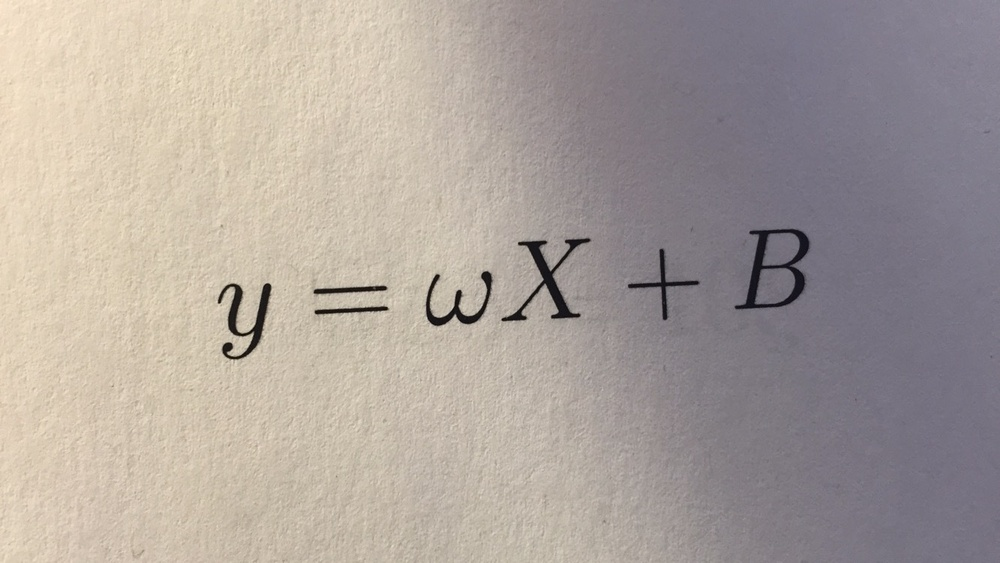
%> input picture actual_code/Equations/Images/eq1_hr.jpg, 1000 x 563 px, shrunk from 1333 x 750 before the run
$ octave --eval "result = deskew2(rgb2gray(imread('Equations/Images/eq1_hr.jpg')));"   (GNU Octave 9; MATLAB toolbox functions it lacks are replaced by stand-ins)
%> lines starting %> are read from the running program, lines starting %| are printed output that depends on the picture; in (x1, y1, x2, y2) boxes, pixels count from 0 and x2, y2 are one past the last pixel; in counts of white or black regions, pixels touching at a corner belong together; the program's own positions count from 1
function [ deskew_img, deskewing_angle ] = deskew2(bw_img)
edges = edge(bw_img);
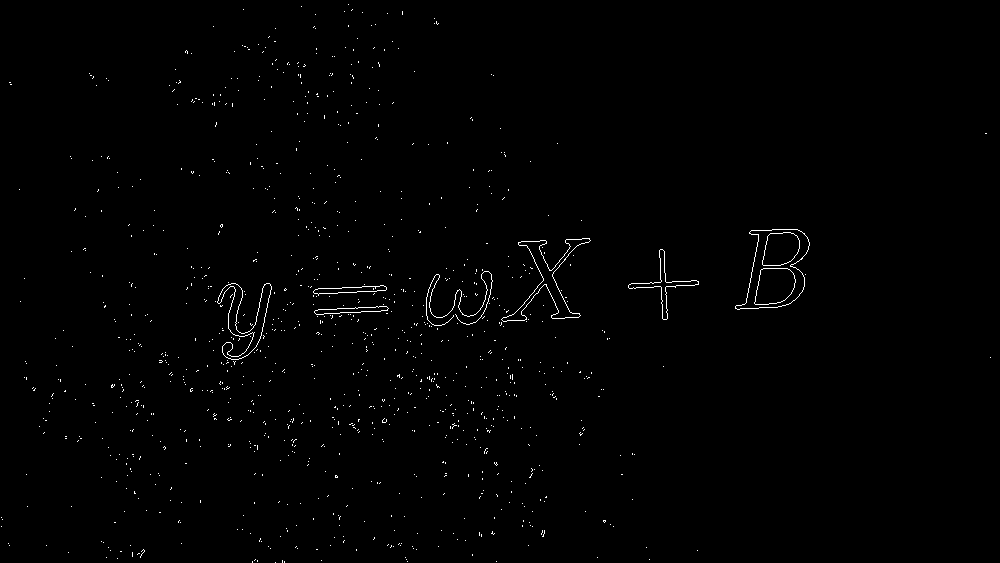
%> edges: size 563x1000 logical; 0.71% white in thin lines or dots
[H,T,~] = hough(edges,'RhoResolution',1,'ThetaResolution', 0.1 );
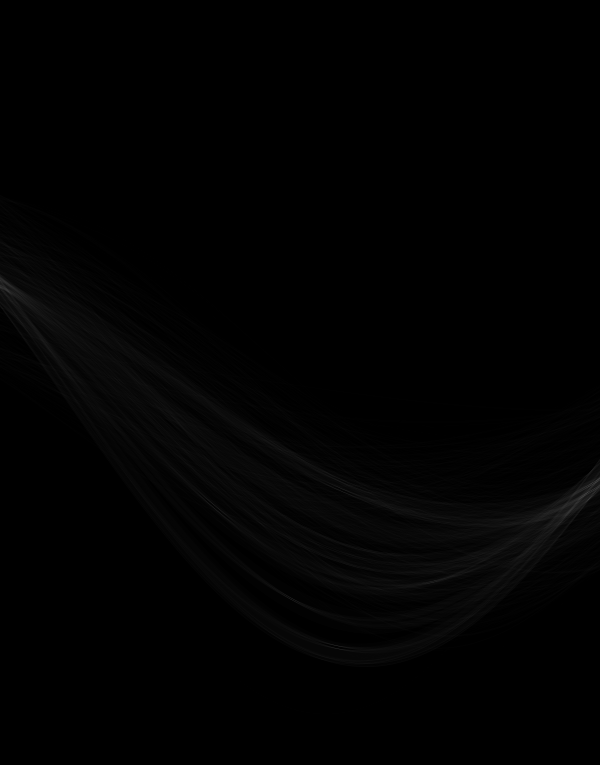
%> H: size 2295x1800 double (shown at 1/3 size); min 0, max 105, mean 1.8
%> T = 1800 values from -90 to 89.9

%%hough transformation
P = houghpeaks(H,4);
%> P = [1479 1762; 1453 1771; 1447 1790; 1478 1784]

orientations = P(:,2);
%> orientations = [1762; 1771; 1790; 1784]
% If all orientations are unique, take the top choice
if length(unique(orientations)) == 4
    dominant_orientation = orientations(1);
%> dominant_orientation = 1762
else
    dominant_orientation = mode(P(:,2));
end

% The dominant orientation will be detected as the complement of the
% skewing angle. Subtract 90 degrees to get the deskewing angle.
% (Subtracting from 90 gets the skewing angle. Deskewing angle is the
% negative of that.)
deskewing_angle = T(dominant_orientation)-90;
%> deskewing_angle = -3.9

% Limit angle  to -45  to 45
while(abs(deskewing_angle) > 45)
    deskewing_angle = deskewing_angle - sign(deskewing_angle)*90;
end
%> this loop made 0 passes

%% Perform the deskewing
deskew_img = imrotate(bw_img,deskewing_angle,'bilinear');
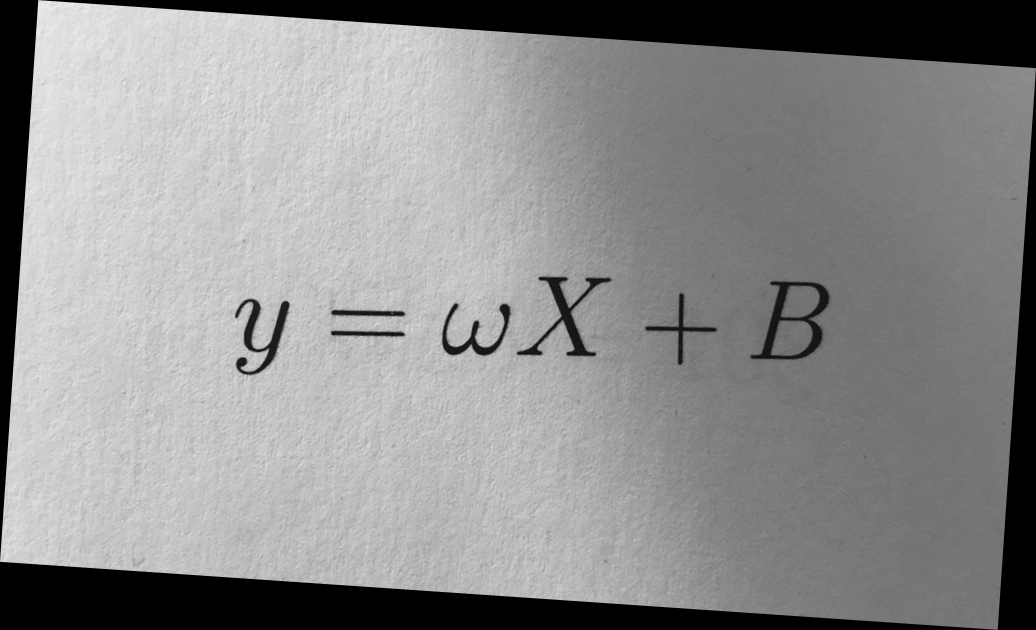
%> deskew_img: size 630x1036 uint8; min 0, max 237, mean 141.4

    Mrot = ~imrotate(true(size(bw_img)),deskewing_angle,'bilinear');
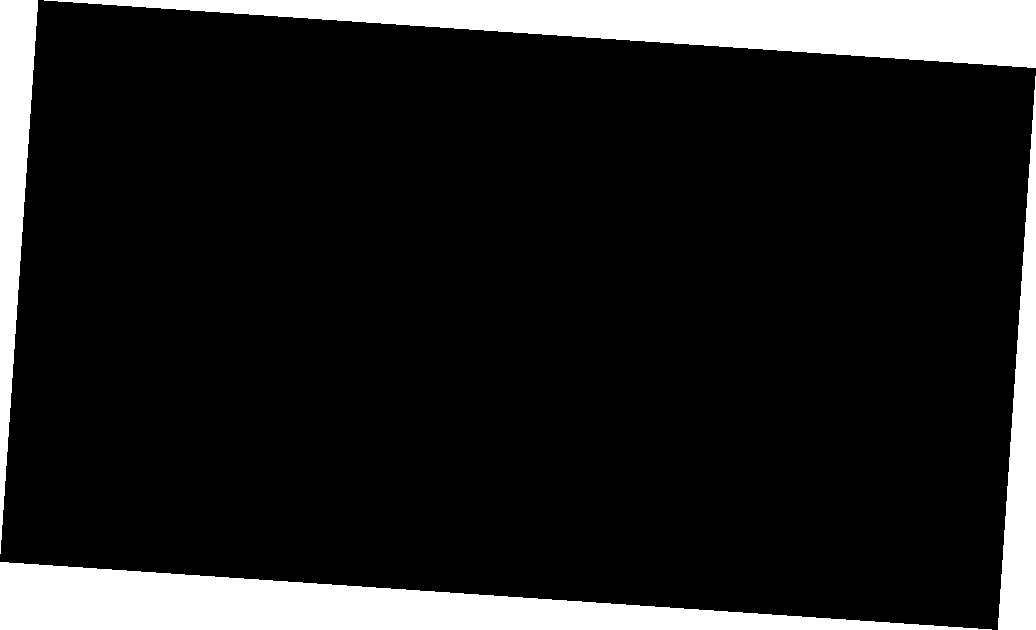
%> Mrot: size 630x1036 logical; 13.7% white; 4 white regions, box (x1, y1, x2, y2) and area: (44, 0, 1036, 68) 34060, (0, 562, 992, 630) 34060, (0, 0, 38, 554) 10754, (998, 76, 1036, 630) 10754
    deskew_img(Mrot&~imclearborder(Mrot)) = true;
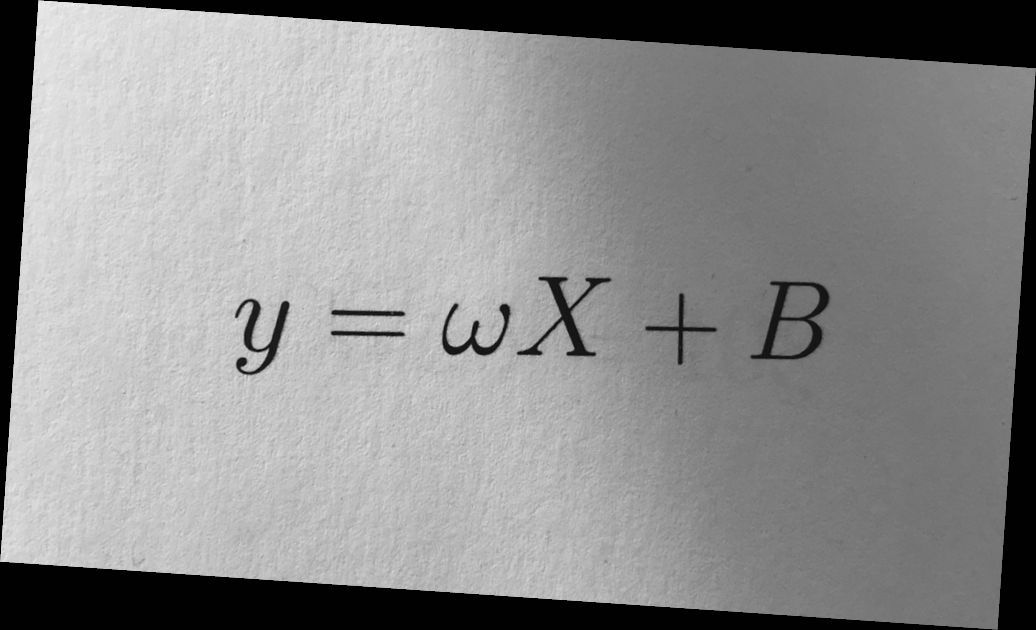
%> deskew_img: size 630x1036 uint8; 13.73% of pixels changed, all inside (x1, y1, x2, y2) = (0, 0, 1036, 630)

end

$ run again, on actual_code/Equations/Images/eq2_hr.jpg
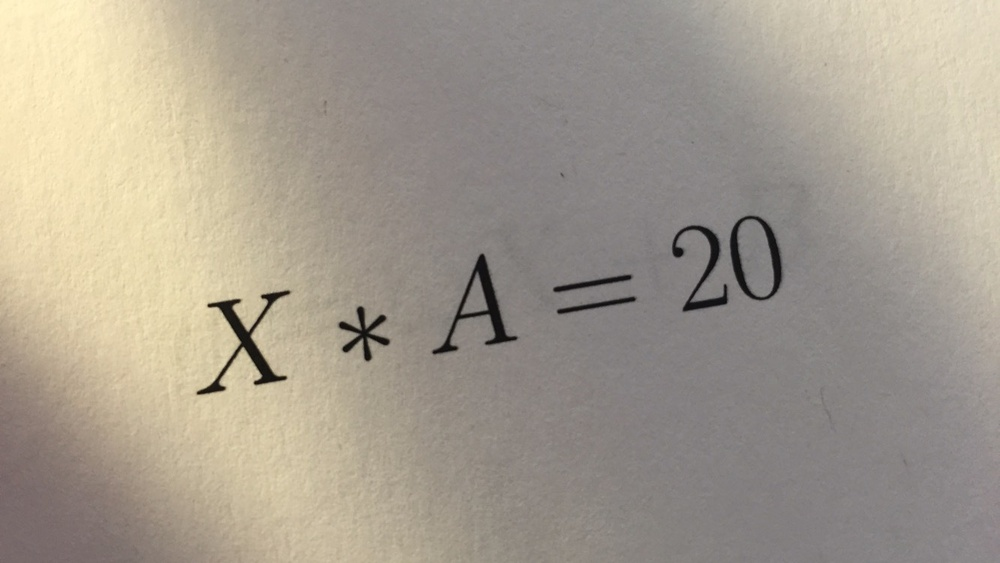
%> input picture actual_code/Equations/Images/eq2_hr.jpg, 1000 x 563 px, shrunk from 1333 x 750 before the run
%> in deskew2, `edges = edge(bw_img);`:
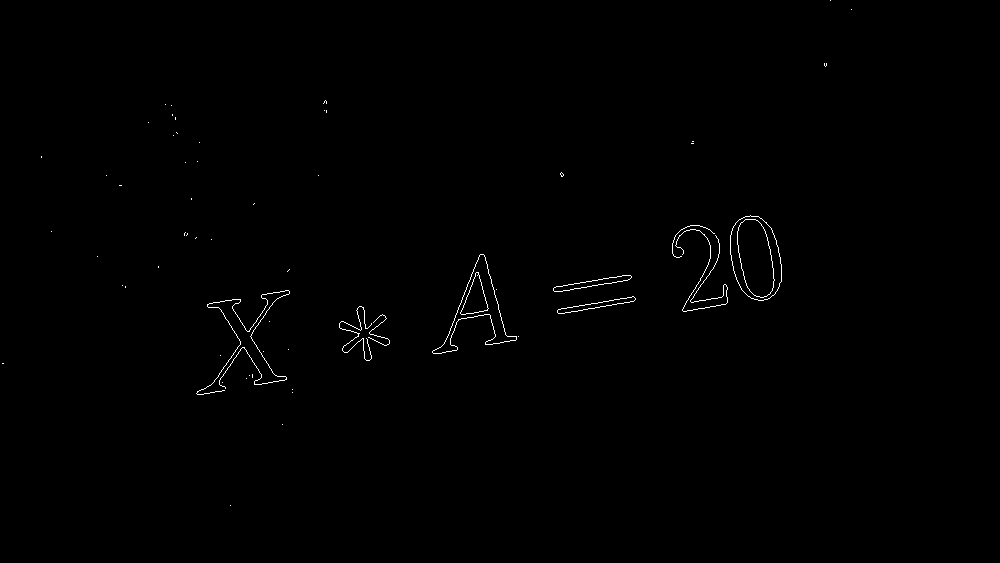
%> edges: size 563x1000 logical; 0.42% white in thin lines or dots, all inside (x1, y1, x2, y2) = (2, 0, 852, 506)
%> T = 1800 values from -90 to 89.9
%> P = [1570 1704; 1542 1709; 1687 1115; 1548 749]
%> orientations = [1704; 1709; 1115; 749]
%> dominant_orientation = 1704
%> deskewing_angle = -9.7
%> in deskew2, `Mrot = ~imrotate(true(size(bw_img)),deskewing_angle,'bilinear');`:
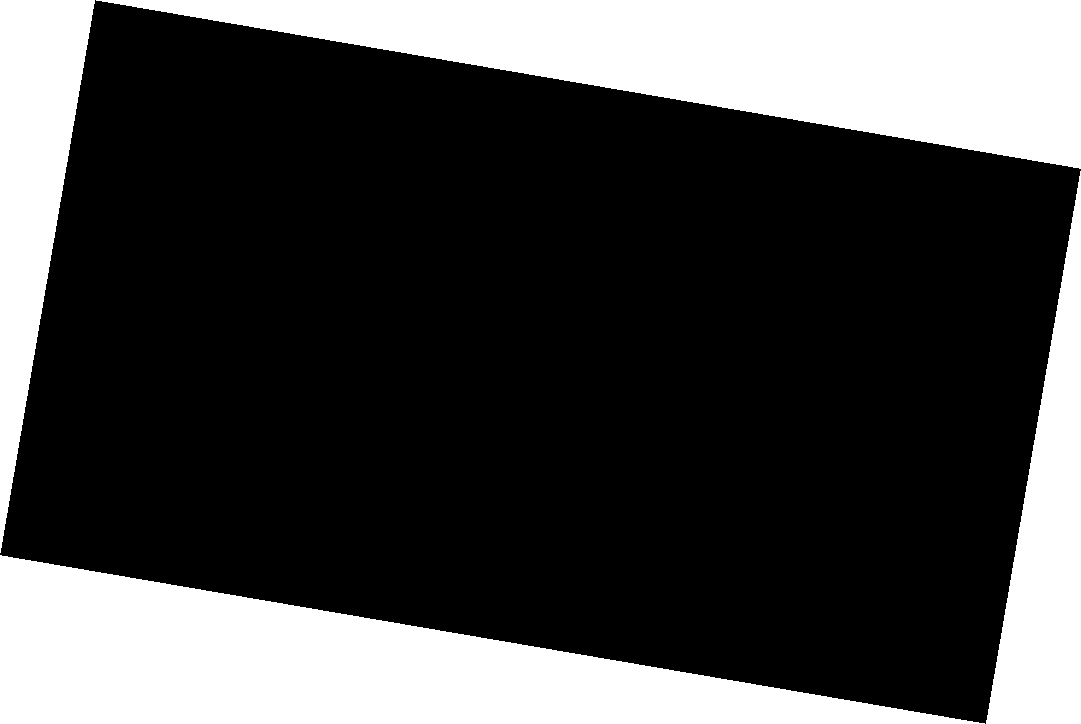
%> Mrot: size 724x1081 logical; 28.1% white; 4 white regions, box (x1, y1, x2, y2) and area: (96, 0, 1081, 169) 83339, (0, 555, 985, 724) 83339, (0, 0, 95, 553) 26460, (986, 171, 1081, 724) 26460

$ run again, on actual_code/Equations/Images/eq3_hr.jpg
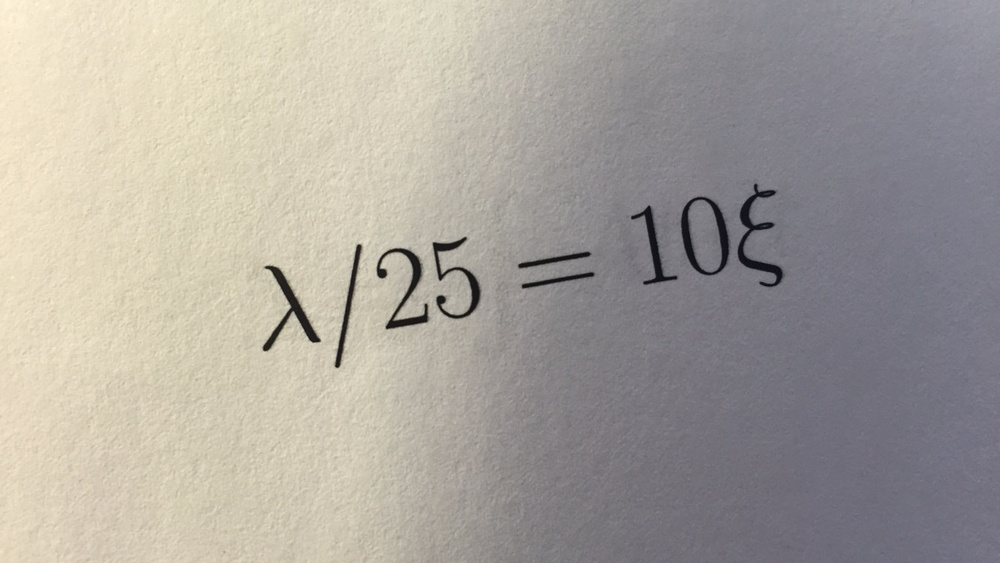
%> input picture actual_code/Equations/Images/eq3_hr.jpg, 1000 x 563 px, shrunk from 1333 x 750 before the run
%> in deskew2, `edges = edge(bw_img);`:
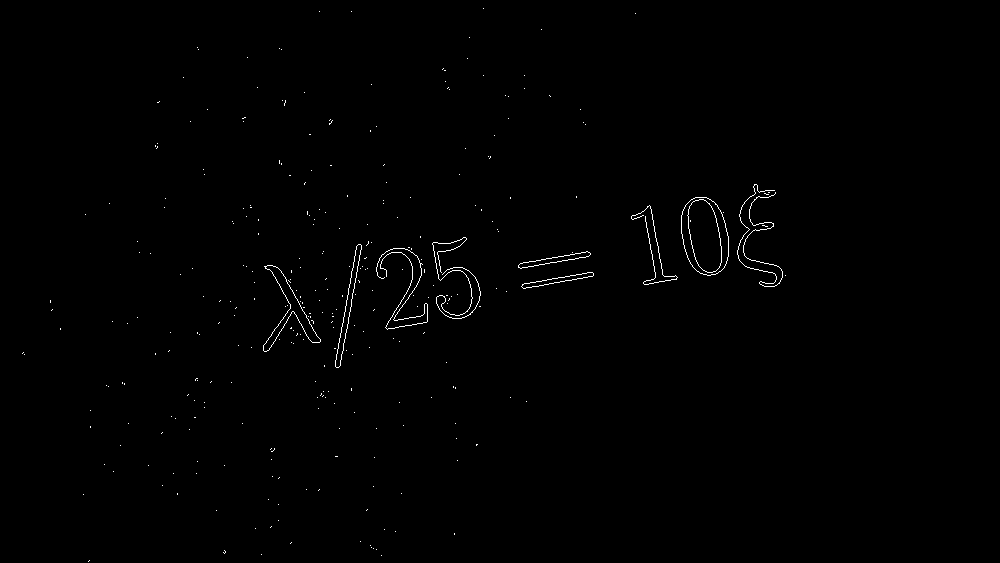
%> edges: size 563x1000 logical; 0.51% white in thin lines or dots, all inside (x1, y1, x2, y2) = (22, 8, 786, 562)
%> T = 1800 values from -90 to 89.9
%> P = [1547 1003; 1525 1698; 1493 1706; 1476 1725]
%> orientations = [1003; 1698; 1706; 1725]
%> dominant_orientation = 1003
%> in deskew2, `deskewing_angle = T(dominant_orientation)-90;`: deskewing_angle = -79.8
%> the loop in deskew2, `while(abs(deskewing_angle) > 45)` made 1 pass
%> deskewing_angle on pass 1: 10.2
%> in deskew2, `Mrot = ~imrotate(true(size(bw_img)),deskewing_angle,'bilinear');`:
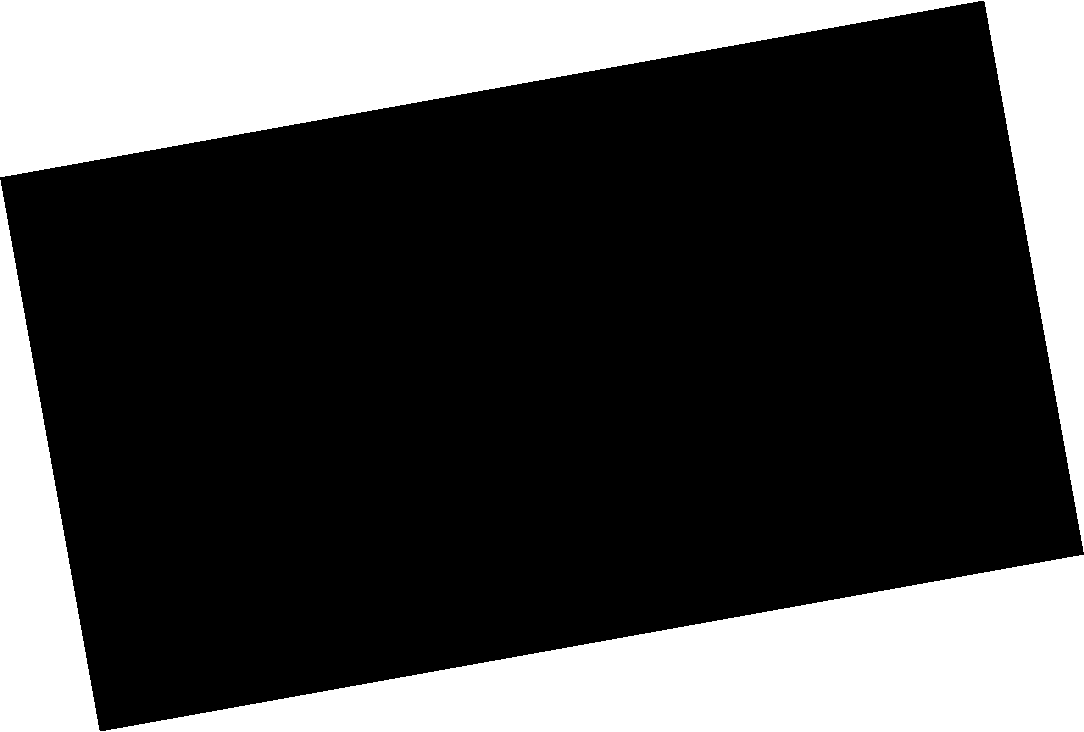
%> Mrot: size 732x1084 logical; 29% white; 2 white regions, box (x1, y1, x2, y2) and area: (0, 0, 1084, 552) 115220, (0, 180, 1084, 732) 115220

$ run again, on actual_code/Equations/Images/eq5_hr.jpg
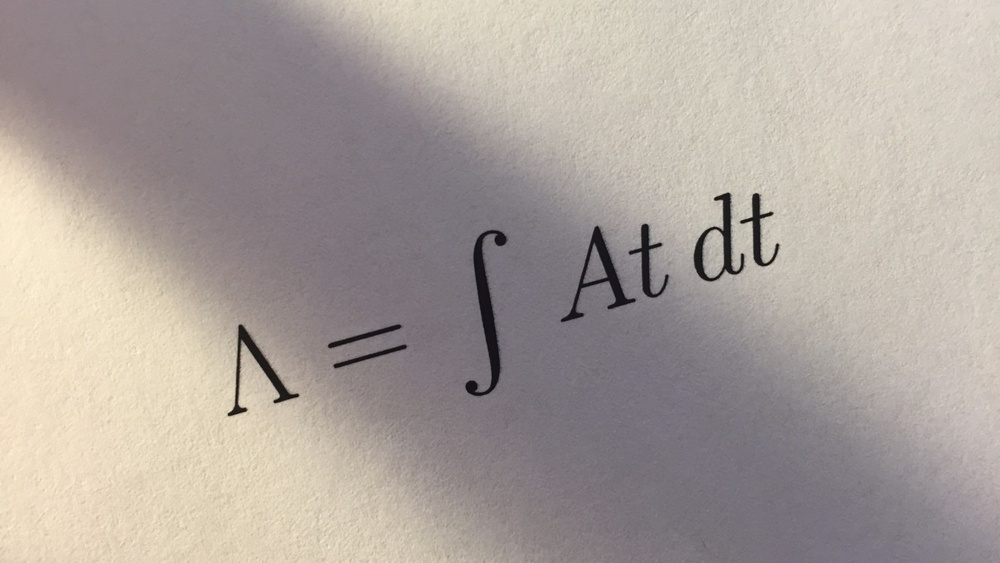
%> input picture actual_code/Equations/Images/eq5_hr.jpg, 1000 x 563 px, shrunk from 1333 x 750 before the run
%> in deskew2, `edges = edge(bw_img);`:
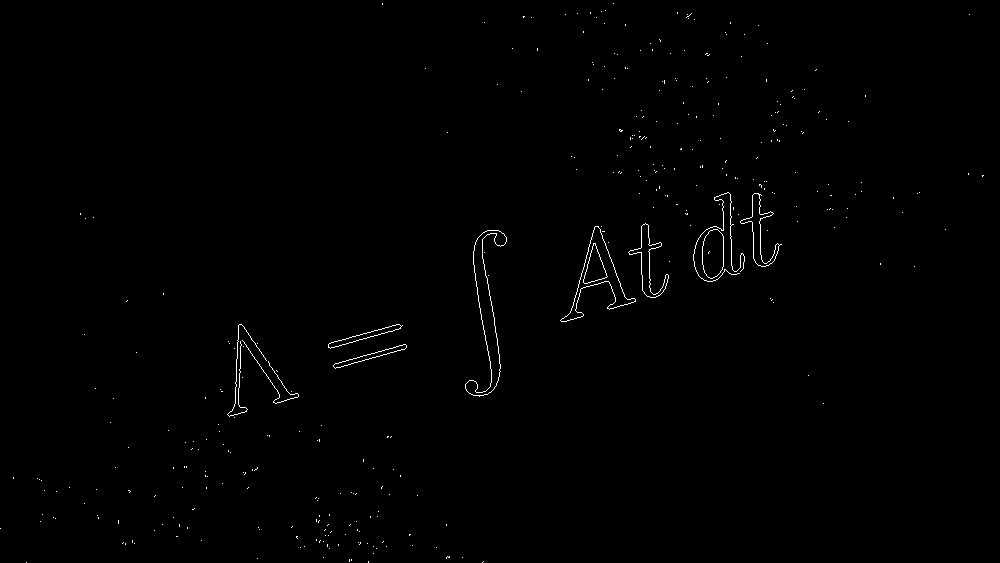
%> edges: size 563x1000 logical; 0.52% white in thin lines or dots
%> T = 1800 values from -90 to 89.9
%> P = [1610 1644; 1571 1636; 1570 805; 1781 1055]
%> orientations = [1644; 1636; 805; 1055]
%> dominant_orientation = 1644
%> deskewing_angle = -15.7
%> in deskew2, `Mrot = ~imrotate(true(size(bw_img)),deskewing_angle,'bilinear');`:
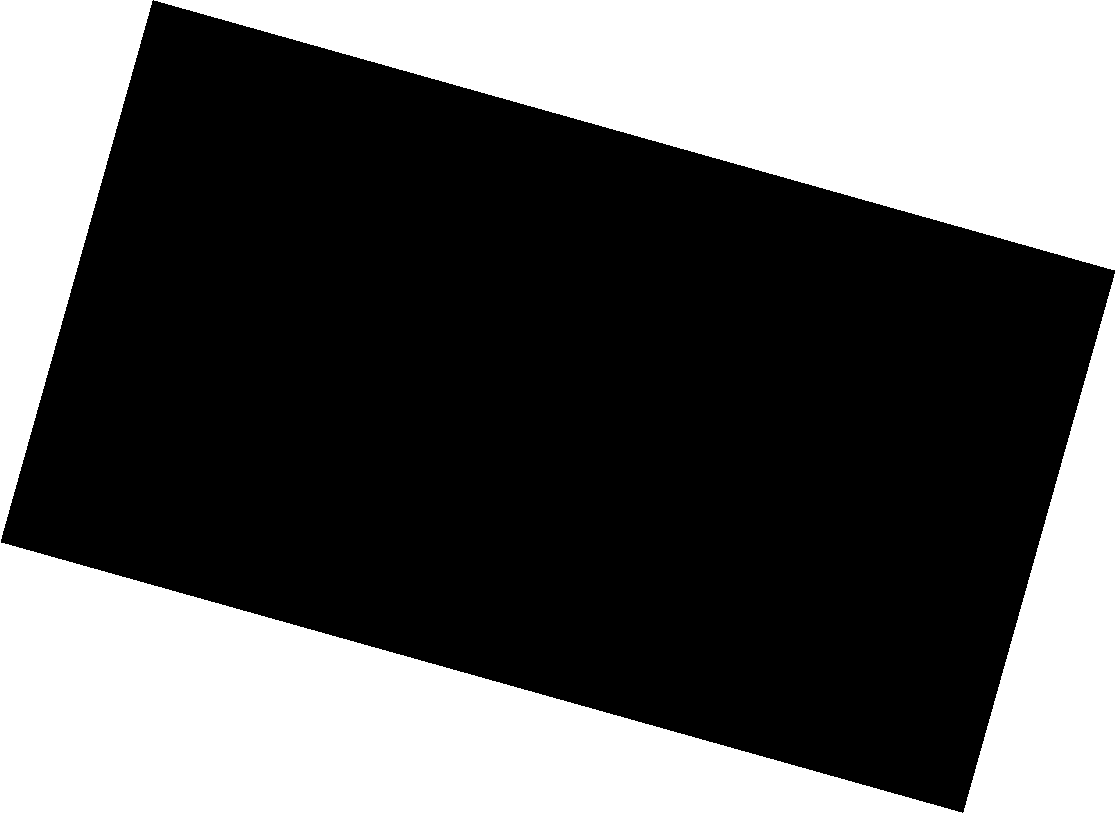
%> Mrot: size 813x1116 logical; 37.9% white; 2 white regions, box (x1, y1, x2, y2) and area: (0, 0, 962, 813) 172129, (154, 0, 1116, 813) 172129
